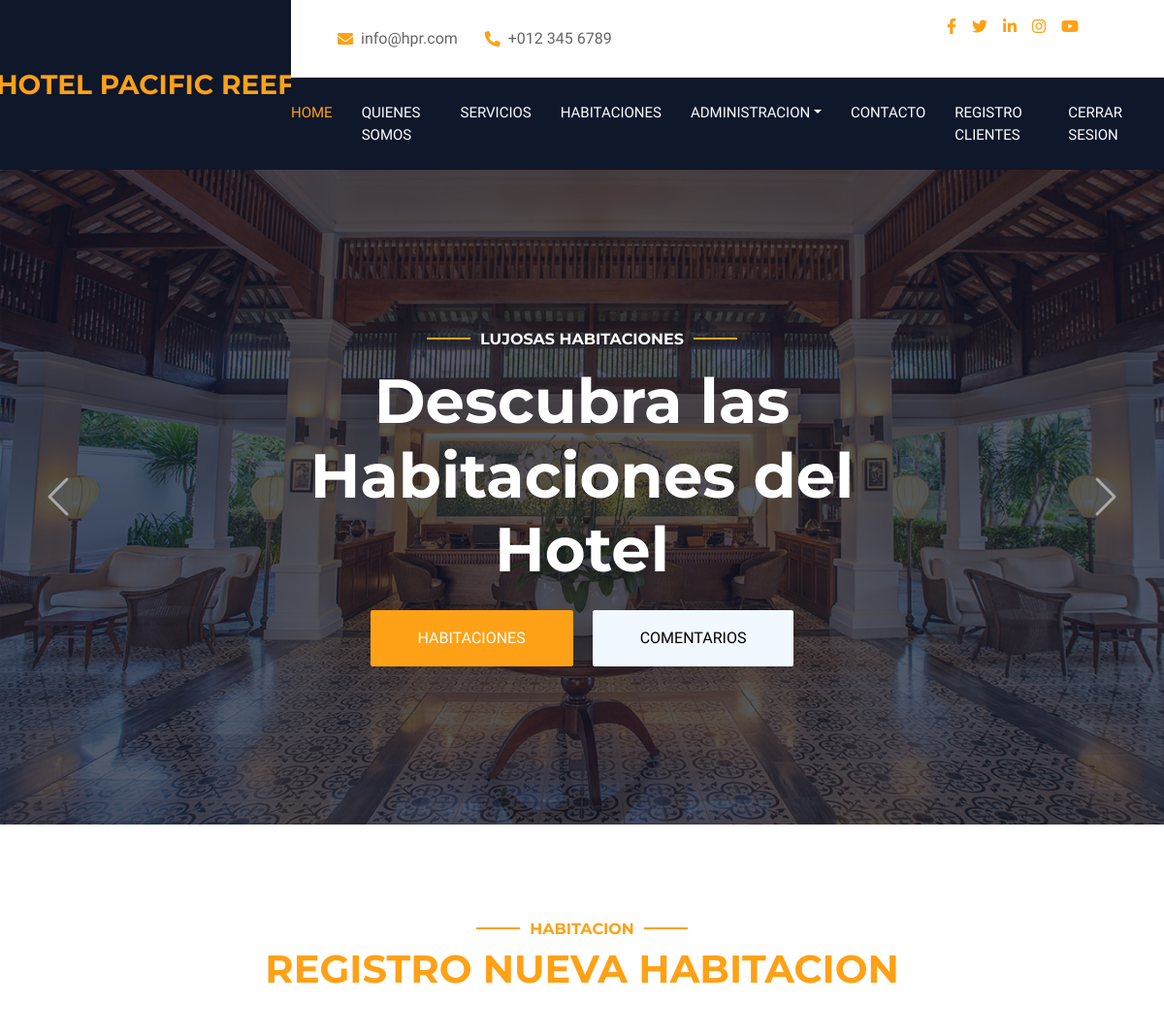
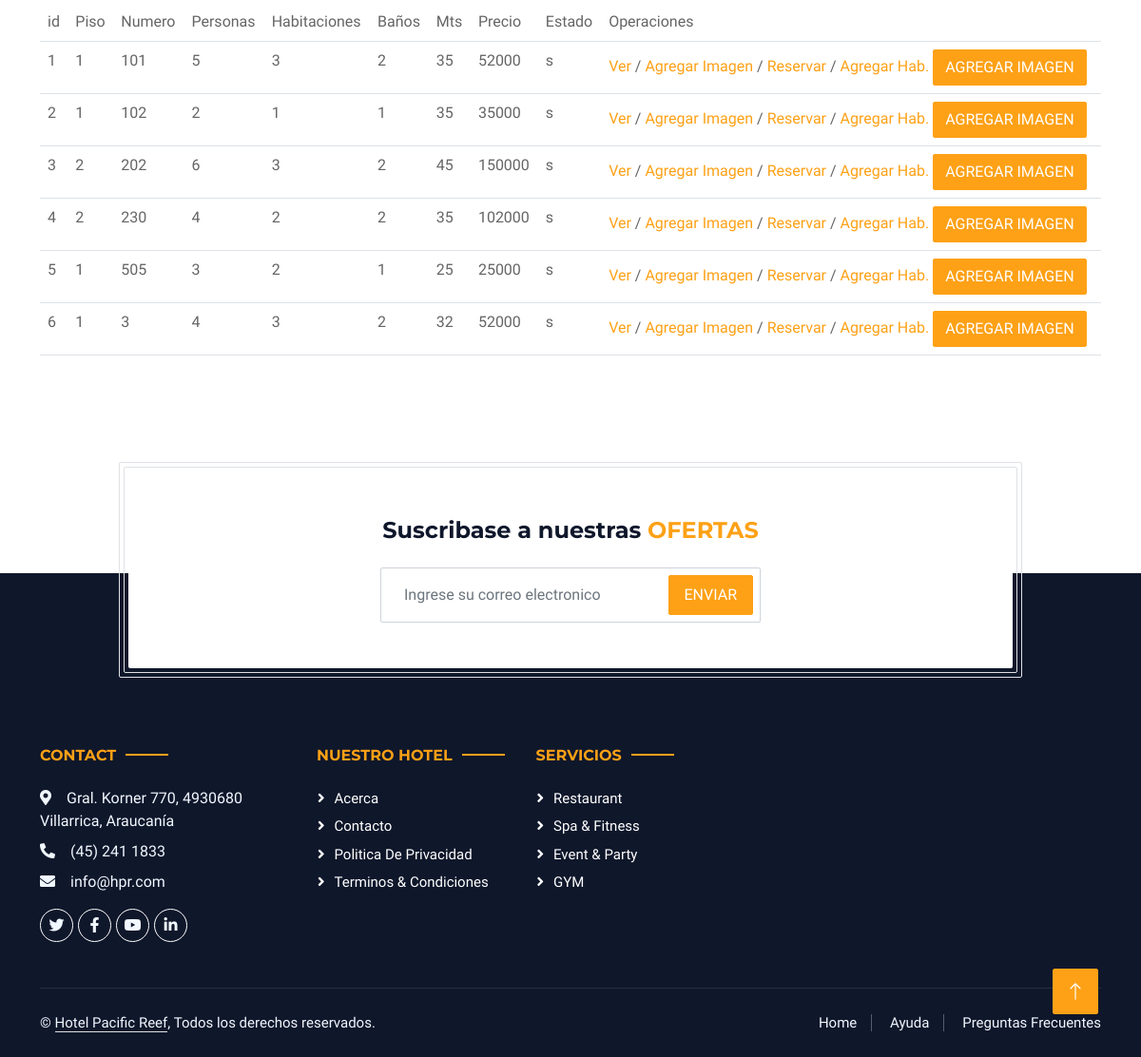
Page /listado_habitaciones (signed in) on the committed database (2 pictures, top to bottom).
### web/models.py (models this page shows)
class Habitacion(models.Model):
    id_h = models.AutoField(primary_key=True)
    piso = models.DecimalField(max_digits=3, decimal_places=0 )
    numero = models.DecimalField(max_digits=3, decimal_places=0 )
    cant_personas = models.DecimalField(max_digits=3, decimal_places=0 )
    habitaciones = models.DecimalField(max_digits=2, decimal_places=0 )
    banos = models.DecimalField(max_digits=2, decimal_places=0 )
    metros = models.DecimalField(max_digits=3, decimal_places=0 )
    wifi = models.CharField(max_length=1 )
    tv_cable = models.CharField(max_length=1 )
    desayuno = models.CharField(max_length=1 )
    precio_noche = models.DecimalField(max_digits=6, decimal_places=0 )
    descripcion = models.TextField(max_length=300 )
    activa = models.CharField(max_length=1 )
    num_star = models.DecimalField(max_digits=1,default=2, decimal_places=0 )
    imagen = models.ImageField(upload_to='fotos',default='fotos/no_disponible.jpg')
    id_th = models.ForeignKey('TipoHabitacion', models.DO_NOTHING, db_column='id_th' )
    class Meta:
        db_table = 'habitacion'

### web/views.py (the view)
# urls.py: path('listado_habitaciones',listado_habitaciones,name='LH'),
def listado_habitaciones(request):
    hab=Habitacion.objects.all()
    contexto={'lista_h':hab}
    return render(request,"listado_habitaciones.html",contexto)

### web/templates/listado_habitaciones.html (shortened to what this page needs)
{% extends "base.html" %}
{% block contenido %}
                <div class="container-xxl py-5">
            <div class="container">
                <div class="text-center wow fadeInUp" data-wow-delay="0.1s">
                    <h6 class="section-title text-center text-primary text-uppercase">Habitacion</h6>
                    <h1 class="mb-5"><span class="text-primary text-uppercase">Registro Nueva Habitacion</span></h1>
                </div>
                <div class="row g-4">
                    <div class="col-md-12">
                        <div class="wow fadeInUp" data-wow-delay="0.2s">
                           <table class="table">
                            <tr>
                                <td>id</td>
                                <td>Piso</td>
                                <td>Numero</td>
                                <td>Personas</td>
                                <td>Habitaciones</td>
                                <td>Baños</td>
                                <td>Mts</td>
                                <td>Precio</td>
                                <td>Estado</td>
                                <td>Operaciones</td>
                            </tr>
                            {% for lh in lista_h %}
                            <tr>
                                <td>{{lh.id_h}}</td>
                                <td>{{lh.piso}}</td>
                                <td>{{lh.numero}}</td>
                                <td>{{lh.cant_personas}}</td>
                                <td>{{lh.habitaciones}}</td>
                                <td>{{lh.banos}}</td>
                                <td>{{lh.metros}}</td>
                                <td>{{lh.precio_noche}}</td>
                                <td>{{lh.activa}}</td>
                                <td>
                                    <a href="{% url 'DA' lh.id_h %}">Ver</a>
                                    /
                                    <a href="{% url 'DA' lh.id_h %}">Agregar Imagen</a>
                                    /
                                    <a href="{% url 'DA' lh.id_h %}">Reservar</a>
                                    /
                                    <a href="{% url 'REHA' %}">Agregar Hab.</a>
                                    <button class="btn btn-primary" onclick="galeria('{{lh.id_h}}')" data-bs-toggle="modal"
                        data-bs-target="#exampleModal">Agregar
                        Imagen</button>
                                </td>
                            </tr>
                            {% endfor %}
                           </table>
                        </div>
                    </div>
                </div>
            </div>
        </div>
        <div class="container newsletter mt-5 wow fadeIn" data-wow-delay="0.1s">
            <div class="row justify-content-center">
                <div class="col-lg-10 border rounded p-1">
                    <div class="border rounded text-center p-1">
                        <div class="bg-white rounded text-center p-5">
                            <h4 class="mb-4">Suscribase a nuestras <span class="text-primary text-uppercase">ofertas</span></h4>
                            <div class="position-relative mx-auto" style="max-width: 400px;">
                                <input class="form-control w-100 py-3 ps-4 pe-5" type="text" placeholder="Ingrese su correo electronico">
                                <button type="button" class="btn btn-primary py-2 px-3 position-absolute top-0 end-0 mt-2 me-2">Enviar</button>
                            </div>
                        </div>
                    </div>
                </div>
            </div>
        </div>
{% endblock contenido %}

### web/static/css/style.css (style rules this page uses)
:root { --primary: #FEA116; --light: #F1F8FF; --dark: #0F172B; }
.btn { font-weight: 500; text-transform: uppercase; transition: .5s; }
.btn.btn-primary, .btn.btn-secondary { color: #FFFFFF; }
.section-title { position: relative; display: inline-block; }
.section-title::before { position: absolute; content: ""; width: 45px; height: 2px; top: 50%; left: -55px; margin-top: -1px; background: var(--primary); }
.section-title::after { position: absolute; content: ""; width: 45px; height: 2px; top: 50%; right: -55px; margin-top: -1px; background: var(--primary); }
.newsletter { position: relative; z-index: 1; }

### rows in the picture
Habitacion: id_h "1", piso "1", numero "101", cant_personas "5", habitaciones "3", banos "2", metros "35", precio_noche "52000", activa "s"
Habitacion: id_h "2", piso "1", numero "102", cant_personas "2", habitaciones "1", banos "1", metros "35", precio_noche "35000", activa "s"
Habitacion: id_h "3", piso "2", numero "202", cant_personas "6", habitaciones "3", banos "2", metros "45", precio_noche "150000", activa "s"
Habitacion: id_h "4", piso "2", numero "230", cant_personas "4", habitaciones "2", banos "2", metros "35", precio_noche "102000", activa "s"
Habitacion: id_h "5", piso "1", numero "505", cant_personas "3", habitaciones "2", banos "1", metros "25", precio_noche "25000", activa "s"
Habitacion: id_h "6", piso "1", numero "3", cant_personas "4", habitaciones "3", banos "2", metros "32", precio_noche "52000", activa "s"
